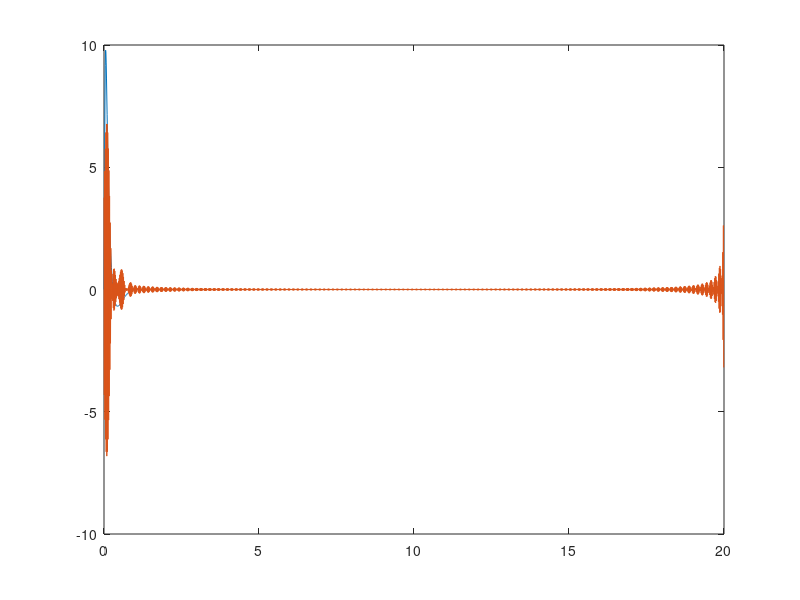

Write MATLAB code to recreate this figure.
M1 = 400;
M2 = 40;
K1 = 17500;
K2 = 200000;
B1 = 4500;
B2 = 0;

H = [1 0 0 0];
PHI = [0
    K2];
PSI = [0
    B2];
I = [1 0
    0 1];
M = [M1 0
    0 M2];
K = [K1 -K1
    -K1 K1+K2];
B = [B1 -B1
    -B1 B1+B2];

zeri= [0 0
    0 0];

zeri2 = [0 
     0];

F = [zeri I
    -inv(M)*K -inv(M)*B];

G1 = [0
      0
    M\PHI];

G2 = F*[0
    0
    M\PSI];

G = G1 + G2;

P = tf(ss(F,G,H,0));

%%

t0 = 10;
sigma = .3;

Tc = .01; %passo di campionamento nel tempo
T = 20; % ripetizione periodica
tp=-T/2:Tc:T/2; %solo per disegnare il segnale
t=0:Tc:T-Tc; 
N=T/Tc; %campioni in un periodo
Fc=1/Tc; %periodo di ripetizione in frequenza   
F=1/T; %passo di campionamento in frequenza
f=-Fc/2:F:Fc/2-F; %valori della trasformata nella ``banda pratica''

u = exp(-((t-t0).^2)/sigma^2);
y = lsim(P,u,t);

U = sqrt(pi*sigma^2)*exp(-1i*2*pi*f*t0-pi^2*sigma^2*f.^2);
H = squeeze(freqresp(P, f*2*pi));
Y = abs(U).*abs(H');

Ufft = T/N*fft(u);
Yfft = T/N*fft(y');

Ufftord =[Ufft(:,N/2+1:N) Ufft(:,1:N/2)];
Yfftord =[Yfft(:,N/2+1:N) Yfft(:,1:N/2)]; %riordina i campioni...
Ufftord1 = fftshift(Ufft);
Yfftord1 = fftshift(Yfft);

% plot(f,abs(U), 'Color', [0 0.5 1],'LineWidth', 0.5);
% hold on
% plot(f,abs(Ufftord), 'Color', [1 0.5 0],'LineWidth', 0.5);
% hold on
% plot(f,Y, 'Color', [0 0.5 1],'LineWidth', 0.5);
% hold on
% plot(f,abs(Yfftord), 'Color', [1 0.5 0],'LineWidth', 0.5);
% hold on
% plot(f,abs(Y)-abs(Yfftord), 'Color', [0.5 1 0.5],'LineWidth', 0.5);
% hold off
% plot(f, abs(H), 'Color', [0 0.5 1],'LineWidth', 0.5);
% hold on
H2 = Yfftord./Ufftord;
for i=1:1:size(U')
    if (abs(Ufftord(i)) < 0.00001)
        H2(i) = 0;
    end
end
% plot(f,abs(H2), 'Color', [0.5 1 0.5],'LineWidth', 0.5);
% hold off
h = impulse(P, t);
% h2 = (real(Fc*ifft(H2)));
h2 = (real(Fc*ifft(H2)));
plot(t, h);
hold on
plot(t, h2);
hold off